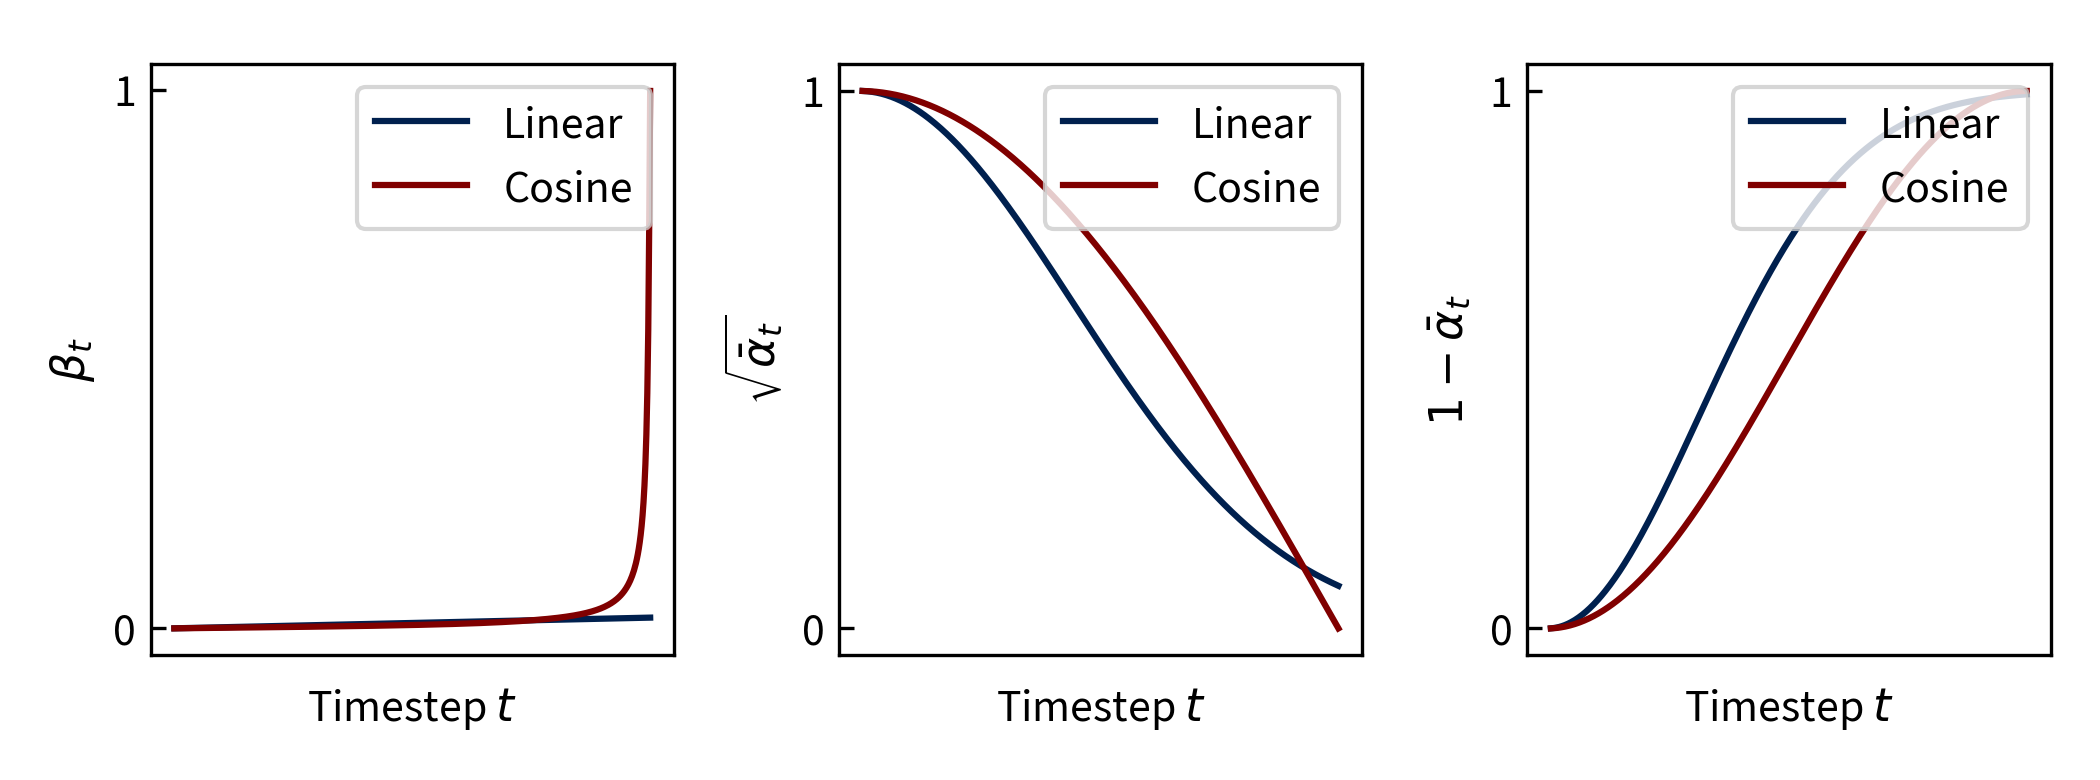

Generate this figure with Python:
import math
import numpy as np
from matplotlib import pyplot as plt


def get_linear_schedule_beta(num_timesteps):
    return np.linspace(1e-4, 2e-2, num_timesteps + 1)

def get_cosine_schedule_beta(num_timesteps):
    rng = np.arange(num_timesteps + 1)
    f_t = np.cos((rng / num_timesteps + 0.008) / (1 + 0.008) * math.pi / 2) ** 2
    bar_alpha = f_t / f_t[0]
    beta = np.zeros_like(bar_alpha)
    beta[1:] = (1 - (bar_alpha[1:] / bar_alpha[:-1])).clip(0, 0.999)
    return beta

if __name__ == "__main__":

    T = 500
    T_rng = np.arange(T + 1)

    beta_linear = get_linear_schedule_beta(T)
    beta_cosine = get_cosine_schedule_beta(T)

    bar_alpha_linear = np.cumprod(1 - beta_linear)
    bar_alpha_cosine = np.cumprod(1 - beta_cosine)

    snr_linear = bar_alpha_linear / (1 - bar_alpha_linear)
    snr_cosine = bar_alpha_cosine / (1 - bar_alpha_cosine)

    plt.figure(figsize=(7, 2.6), dpi=300)
    plt.subplot(1, 3, 1)
    plt.plot(T_rng, beta_linear, label="Linear", color="#00204E")
    plt.plot(T_rng, beta_cosine, label="Cosine", color="#800000")
    plt.ylabel("$\\beta_t$")
    plt.xlabel("Timestep $t$")
    plt.xticks([])
    plt.yticks([0, 1])
    plt.legend(loc="upper right")

    plt.subplot(1, 3, 2)
    plt.plot(T_rng, np.sqrt(bar_alpha_linear), label="Linear", color="#00204E")
    plt.plot(T_rng, np.sqrt(bar_alpha_cosine), label="Cosine", color="#800000")
    plt.ylabel("$\\sqrt{\\bar\\alpha_t}$")
    plt.xlabel("Timestep $t$")
    plt.xticks([])
    plt.yticks([0,1])
    plt.legend(loc="upper right")

    plt.subplot(1, 3, 3)
    plt.plot(T_rng, 1 - bar_alpha_linear, label="Linear", color="#00204E")
    plt.plot(T_rng, 1 - bar_alpha_cosine, label="Cosine", color="#800000")
    plt.ylabel("$1 - \\bar\\alpha_t$")
    plt.xlabel("Timestep $t$")
    plt.xticks([])
    plt.yticks([0, 1])
    plt.legend(loc="upper right")

    plt.tight_layout()
    plt.savefig("./examples/ex_schedules.png")
    plt.show()

